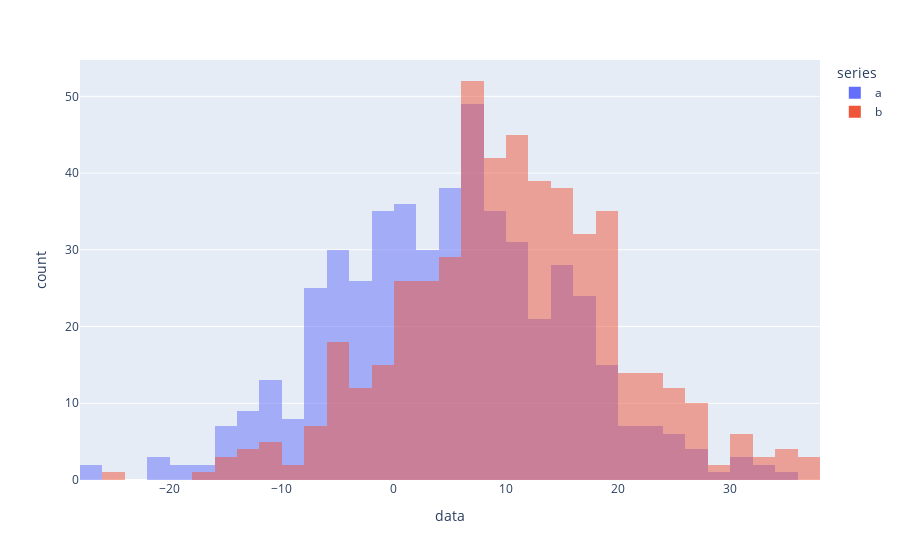

Here is the notebook cell this chart was saved with:
### Code cell
rvs1 = stats.norm.rvs(loc=5, scale=10, size=500, random_state=rng)
rvs2 = stats.norm.rvs(loc=10, scale=10, size=500, random_state=rng)

df = pd.DataFrame(dict(
    series = np.concatenate((["a"]*len(rvs1), ["b"]*len(rvs2))), 
    data  = np.concatenate((rvs1,rvs2))
))

px.histogram(df, x="data", color="series", barmode="overlay")

### Figure 1 — Plotly figure (JSON) as saved in the notebook; plotly's stock layout.template omitted (floating-point values rounded to 4 significant figures; data arrays with more than 128 entries replaced by an {"elided": "..."} marker saying what was removed)
{"data": [{"alignmentgroup": "True", "bingroup": "x", "hovertemplate": "series=a<br>data=%{x}<br>count=%{y}<extra></extra>", "legendgroup": "a", "marker": {"color": "#636efa", "opacity": 0.5, "pattern": {"shape": ""}}, "name": "a", "offsetgroup": "a", "orientation": "v", "showlegend": true, "type": "histogram", "x": {"elided": "500 float values"}, "xaxis": "x", "yaxis": "y"}, {"alignmentgroup": "True", "bingroup": "x", "hovertemplate": "series=b<br>data=%{x}<br>count=%{y}<extra></extra>", "legendgroup": "b", "marker": {"color": "#EF553B", "opacity": 0.5, "pattern": {"shape": ""}}, "name": "b", "offsetgroup": "b", "orientation": "v", "showlegend": true, "type": "histogram", "x": {"elided": "500 float values"}, "xaxis": "x", "yaxis": "y"}], "layout": {"barmode": "overlay", "legend": {"title": {"text": "series"}, "tracegroupgap": 0}, "margin": {"t": 60}, "xaxis": {"anchor": "y", "domain": [0, 1], "title": {"text": "data"}}, "yaxis": {"anchor": "x", "domain": [0, 1], "title": {"text": "count"}}}}
